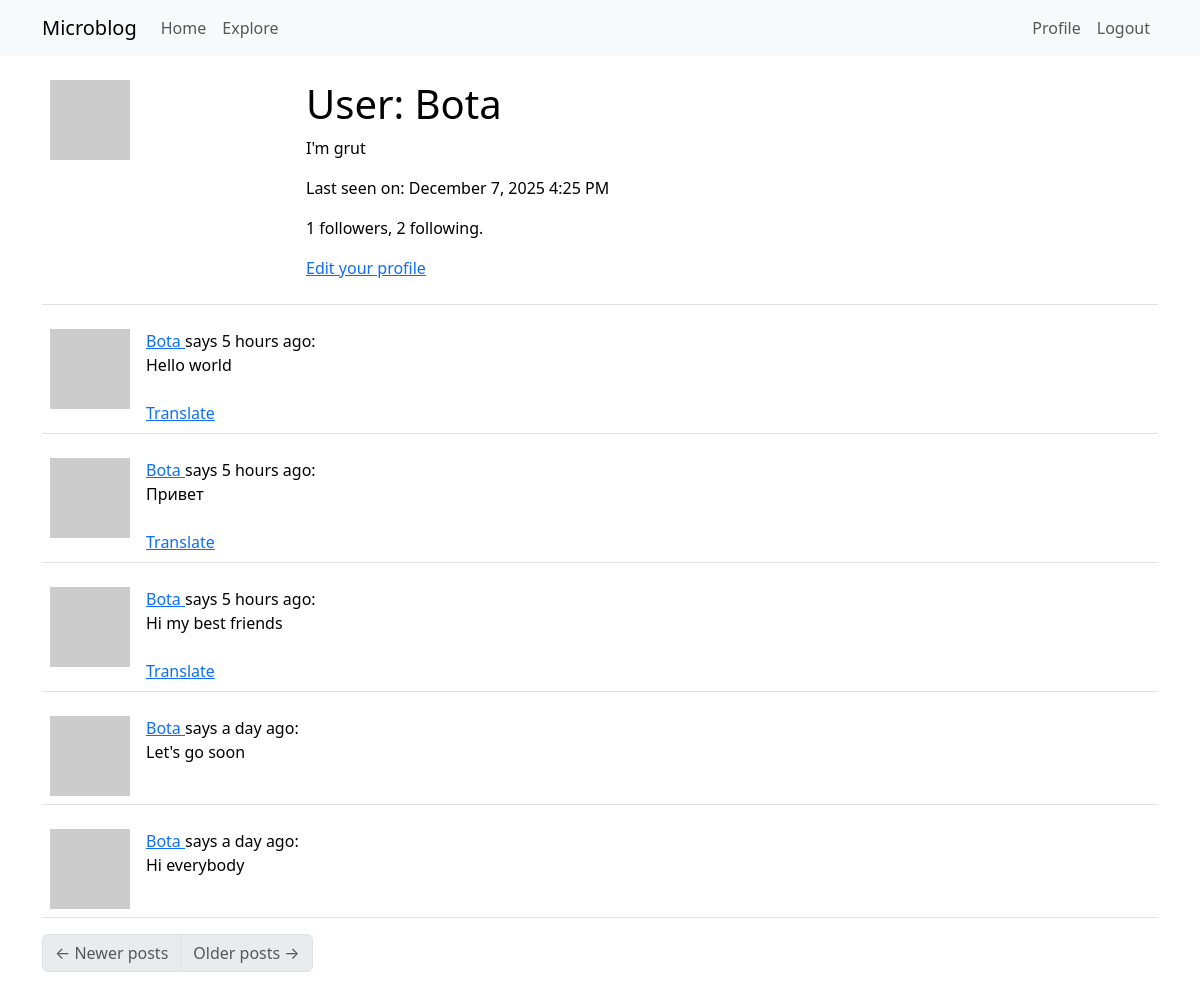
The app's page /user/Bota (signed in) with its own data.
### app/models.py (models this page shows, shortened)
class User(UserMixin, db.Model):
    id: so.Mapped[int] = so.mapped_column(primary_key=True)
    username: so.Mapped[str] = so.mapped_column(
        sa.String(64),
        index=True,
        unique=True,
    )
    email: so.Mapped[str] = so.mapped_column(
        sa.String(120),
        index=True,
        unique=True,
    )
    password_hash: so.Mapped[Optional[str]] = so.mapped_column(sa.String(260))
    about_me: so.Mapped[Optional[str]] = so.mapped_column(sa.String(200))
    last_seen: so.Mapped[Optional[datetime]] = so.mapped_column(
        default=lambda: datetime.now(timezone.utc)
    )
    posts: so.WriteOnlyMapped["Post"] = so.relationship(back_populates="author")
    following: so.WriteOnlyMapped["User"] = so.relationship(
        secondary=followers,
        primaryjoin=(followers.c.follower_id == id),
        secondaryjoin=(followers.c.followed_id == id),
        back_populates="followers",
    )
    followers: so.WriteOnlyMapped["User"] = so.relationship(
        secondary=followers,
        primaryjoin=(followers.c.followed_id == id),
        secondaryjoin=(followers.c.follower_id == id),
        back_populates="following",
    )
    def avatar(self, size):
        digest = md5(self.email.lower().encode("utf-8")).hexdigest()
        return f"https://www.gravatar.com/avatar/{digest}?d=identicon&s={size}"
    def followers_count(self):
        query = sa.select(sa.func.count()).select_from(self.followers.select().subquery())
        return db.session.scalar(query)
    def following_count(self):
        query = sa.select(sa.func.count()).select_from(self.following.select().subquery())
        return db.session.scalar(query)

class Post(db.Model):
    id: so.Mapped[int] = so.mapped_column(primary_key=True)
    body: so.Mapped[str] = so.mapped_column(sa.String(200))
    timestamp: so.Mapped[datetime] = so.mapped_column(
        index=True,
        default=lambda: datetime.now(timezone.utc),
    )
    language: so.Mapped[Optional[str]] = so.mapped_column(sa.String(5))
    user_id: so.Mapped[int] = so.mapped_column(sa.ForeignKey(User.id), index=True)
    author: so.Mapped[User] = so.relationship(back_populates="posts")

### app/main/routes.py (the view)
@bp.route("/user/<username>")
@login_required
def user(username):
    user = db.first_or_404(sa.select(User).where(User.username == username))
    page = request.args.get("page", 1, type=int)
    query = user.posts.select().order_by(Post.timestamp.desc())
    posts = db.paginate(
        query,
        page=page,
        per_page=current_app.config["POSTS_PER_PAGE"],
        error_out=False,
    )
    next_url = (
        url_for(
            "main.user",
            username=user.username,
            page=posts.next_num,
        )
        if posts.has_next
        else None
    )
    prev_url = (
        url_for(
            "main.user",
            username=user.username,
            page=posts.prev_num,
        )
        if posts.has_prev
        else None
    )
    form = EmptyForm()
    return render_template(
        "user.html",
        user=user,
        posts=posts.items,
        next_url=next_url,
        prev_url=prev_url,
        form=form,
    )

### app/__init__.py (called while the page is built)
def get_locale():
    return request.accept_languages.best_match(current_app.config["LANGUAGES"])

### app/main/routes.py (called while the page is built)
@bp.before_request
def before_request():
    if current_user.is_authenticated:
        current_user.last_seen = datetime.now(timezone.utc)
        db.session.commit()
    g.locale = str(get_locale())

### app/models.py (called while the page is built)
@login.user_loader
def load_user(id: str | int) -> "User":
    return db.session.get(User, int(id))

### app/templates/user.html (shortened to what this page needs)
{% extends "base.html" %} {% block content %}
<table class="table table-hover">
  <tr>
    <td width="256px"><img src="{{ user.avatar(256) }}" /></td>
    <td>
      <h1>User: {{ user.username }}</h1>
      {% if user.about_me %}
      <p>{{ user.about_me }}</p>
      {% endif %} {% if user.last_seen %}
      <p>Last seen on: {{ moment(user.last_seen).format('LLL') }}</p>
      {% endif %}
      <p>
        {{ user.followers_count() }} followers, {{ user.following_count() }}
        following.
      </p>
      {% if user == current_user %}
      <p><a href="{{ url_for('main.edit_profile') }}">Edit your profile</a></p>
      {% endif %}
    </td>
  </tr>
</table>
{% for post in posts %} {% include '_post.html' %} {% endfor %}
<nav aria-label="Post navigation">
  <ul class="pagination">
    <li class="page-item{% if not prev_url %} disabled{% endif %}">
      <a class="page-link" href="{{ prev_url }}">
        <span aria-hidden="true">&larr;</span> Newer posts
      </a>
    </li>
    <li class="page-item{% if not next_url %} disabled{% endif %}">
      <a class="page-link" href="{{ next_url }}">
        Older posts <span aria-hidden="true">&rarr;</span>
      </a>
    </li>
  </ul>
</nav>
{% endblock %}

### app/templates/_post.html
<table class="table table-hover">
  <tr>
    <td width="70px">
      <a href="{{ url_for('main.user', username=post.author.username) }}">
        <img src="{{ post.author.avatar(70) }}" />
      </a>
    </td>
    <td>
      <a href="{{ url_for('main.user', username=post.author.username) }}">
        {{ post.author.username }}
      </a>
      says {{ moment(post.timestamp).fromNow() }}:
      <br />
      <span id="post{{post.id}}">{{ post.body }}</span>
      {% if post.language and post.language != g.locale %}
      <br /><br />
      <span id="translation{{post.id}}">
        <a
          href="javascript:translate('post{{post.id}}', 'translation{{post.id}}');"
        >
          Translate
        </a>
      </span>
      {% endif %}
    </td>
  </tr>
</table>

### records on screen
User: username "Bota", about_me "I'm grut", last_seen "December 7, 2025 4:25 PM"
Post: author.username "Bota", timestamp "5 hours ago", body "Hello world"
Post: author.username "Bota", timestamp "5 hours ago", body "Привет"
Post: author.username "Bota", timestamp "5 hours ago", body "Hi my best friends"
Post: author.username "Bota", timestamp "a day ago", body "Let's go soon"
Post: author.username "Bota", timestamp "a day ago", body "Hi everybody"

### other values on screen
{{ user.followers_count() }} "1"
{{ user.following_count() }} "2"
